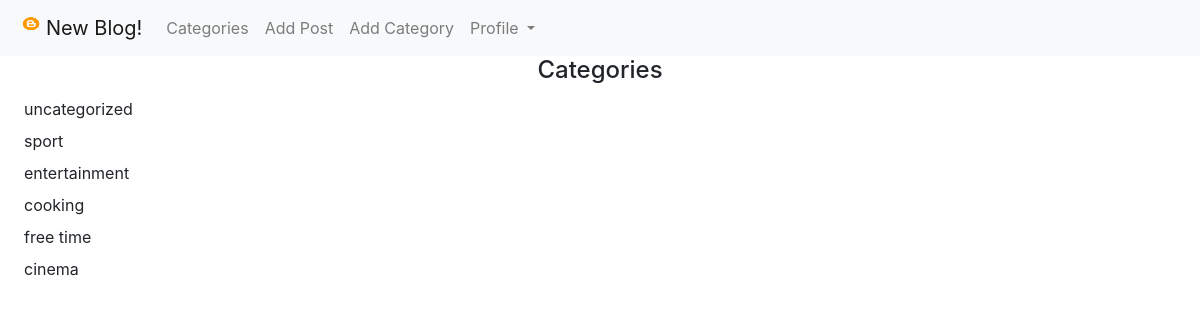
Screenshot of /category_list/ (signed in) with the database file from the repository.
### blog/models.py (models this page shows, shortened)
class Category(models.Model):
    name = models.CharField(max_length=200)
    def __str__(self):
        return self.name

### blog/views.py (the view)
# urls.py: path('category_list/', CategoryListView, name='category_list'),
def CategoryListView(request):
    cat_menu_list = Category.objects.all()
    return render(request, 'category_list.html', {'cat_menu_list': cat_menu_list})

### blog/templates/category_list.html
{% extends 'base.html' %}
{% block content %}
    <h4 align="center">Categories</h4>
    {% for item in cat_menu_list %}
        <a class="dropdown-item" href="{%  url 'category' item|slugify %}">{{ item }}</a>
    {% endfor %}
{% endblock content %}

### rows the page displays
Category: name "uncategorized"
Category: name "sport"
Category: name "entertainment"
Category: name "cooking"
Category: name "free time"
Category: name "cinema"
